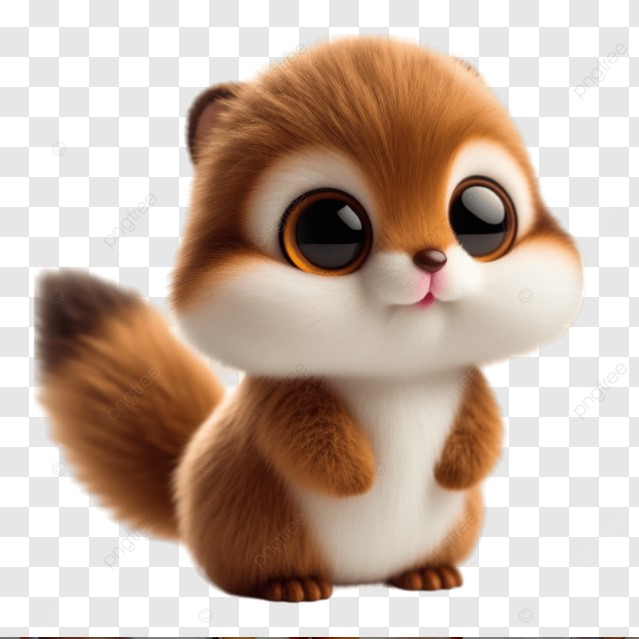
#> input picture Turkcell-CV/images/zoo.jpg, 639 x 639 px, found by its file name
$ python create_image.py
#> lines starting #> are read from the running program, lines starting #| are printed output that depends on the picture; after the words box and inside, x2 and y2 are one past the last pixel; in counts of white or black regions, pixels touching at a corner belong together
import cv2 as cv
import numpy as np

path="E:/Opencv/OpenCV-101/images/"

img = cv.imread(path +"zoo.jpg")
#> img is the input picture: shape (639, 639, 3); mean B, G, R 164, 177.9, 198.3
cv.namedWindow("image_create", cv.WINDOW_AUTOSIZE)
cv.imshow("image_create", img)
cv.waitKey(1)


m1 = np.copy(img)
m2 = img

type(img)

cv.destroyAllWindows()
# Resmin belirli bir bölgesi siyah renk ile değiştirme
img[100:200, 200:300, :] = 0
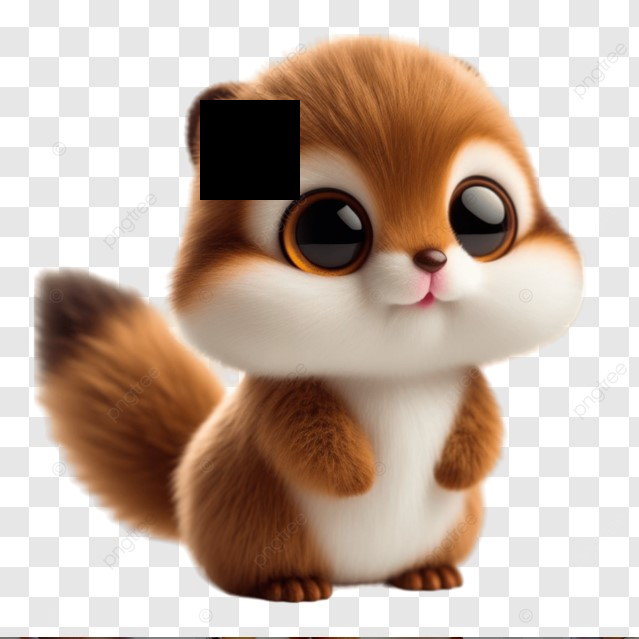
#> img: shape (639, 639, 3); 2.45% of pixels changed, all inside (x1, y1, x2, y2) = (200, 100, 300, 200)
cv.imshow("m2",m2)
cv.waitKey(1)

m3=np.zeros(img.shape, img.dtype)
cv.imshow("m3", m3)
cv.waitKey(1)

m4 = np.zeros([512,512], np.uint8)
cv.imshow("m4", m4)
cv.waitKey(1)

m5 = np.zeros([512,512],np.uint8)
m5[:,:]= 127
cv.imshow("m5", m5)
cv.waitKey(0)

$ run again, with Turkcell-CV/images/garden.jpg copied over Turkcell-CV/images/zoo.jpg
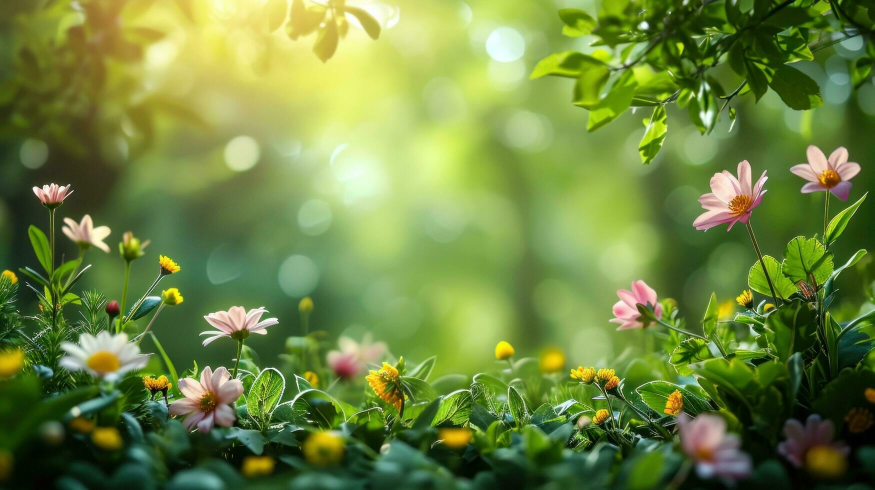
#> input picture Turkcell-CV/images/garden.jpg, 1749 x 980 px, found by its file name (shown at 1/2 size)
#> img is the input picture: shape (980, 1749, 3); mean B, G, R 64.3, 133.5, 110.4
#> `img[100:200, 200:300, :] = 0`:
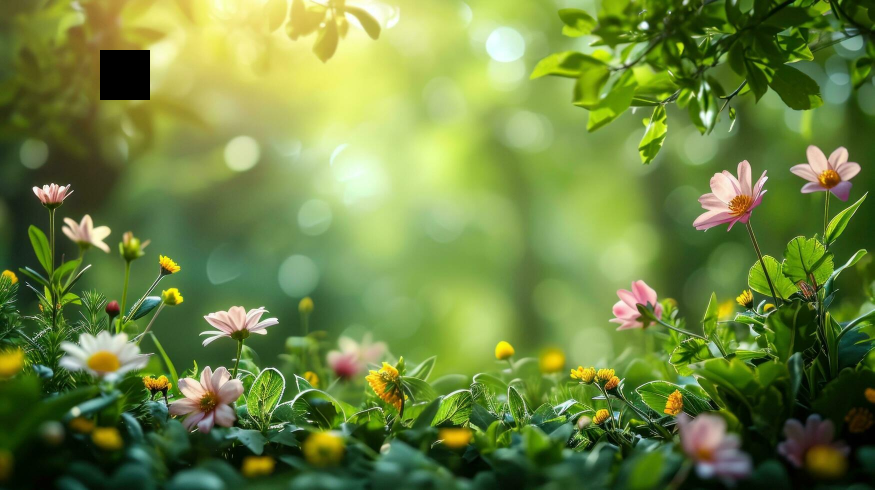
#> img: shape (980, 1749, 3) (shown at 1/2 size); 0.58% of pixels changed, all inside (x1, y1, x2, y2) = (200, 100, 300, 200)

$ run again, with Turkcell-CV/images/nacat.jpg copied over Turkcell-CV/images/zoo.jpg
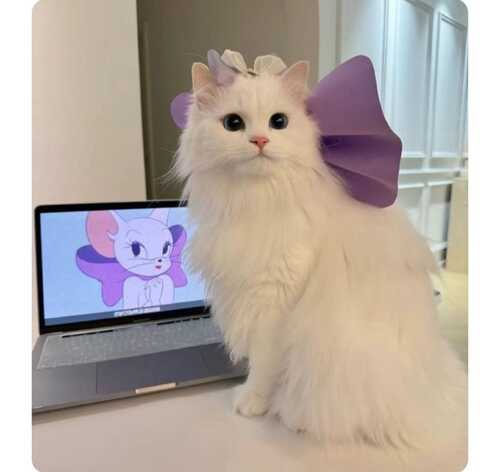
#> input picture Turkcell-CV/images/nacat.jpg, 500 x 472 px, found by its file name
#> img is the input picture: shape (472, 500, 3); mean B, G, R 163.9, 170.5, 181.5
#> `img[100:200, 200:300, :] = 0`:
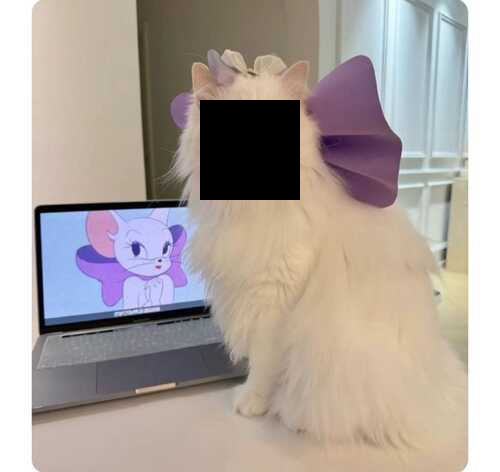
#> img: shape (472, 500, 3); 4.24% of pixels changed, all inside (x1, y1, x2, y2) = (200, 100, 300, 200)
